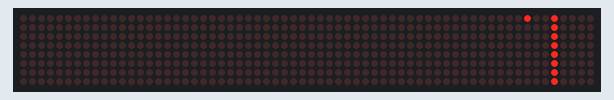
Recording of a sketch running on a simulated Arduino Uno, built with avr-gcc and run on an emulated ATmega328P. Shown: 64×8 LED matrix.

Above: at 0.1 s.
At 1.1 s:
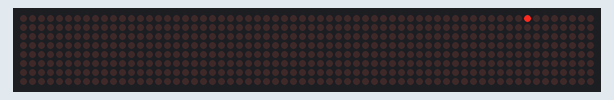

The sketch:

Dot_display.ino
```cpp
//Mario's Ideas
//MAX7219 - using Led Control library to display all leds one by one
#include <LedControl.h>

int DIN = 10;
int CS =8;
int CLK = 9;

LedControl lc=LedControl(DIN, CLK, CS,0);


void setup() {

  lc.shutdown(0,false);
  lc.setIntensity(0,0);
  lc.clearDisplay(0);
}

void loop() {
lc.setLed(0,0,0,true);
display_1();

//  for(int j=0;j<8;j++){
//     for(int i=0;i<8;i++){
//       lc.setLed(0,j,i,true);
//       delay(100);
//       lc.setLed(0,j,i,false);
//     }
//  }
}


void display_1(){
  for (int i = 0; i < 8; ++i){
  lc.setLed(0,i,3,true);
  lc.setLed(0,i,12,true);
}
delay (1000);
 for (int i = 0; i < 8; ++i){
  lc.setLed(0,i,3,false);
  lc.setLed(0,i,12,false);
}
delay (500);
}
```

Measured:
- what the display in image 1 shows lasts 0.5 s, from 1.0 s to 1.5 s
